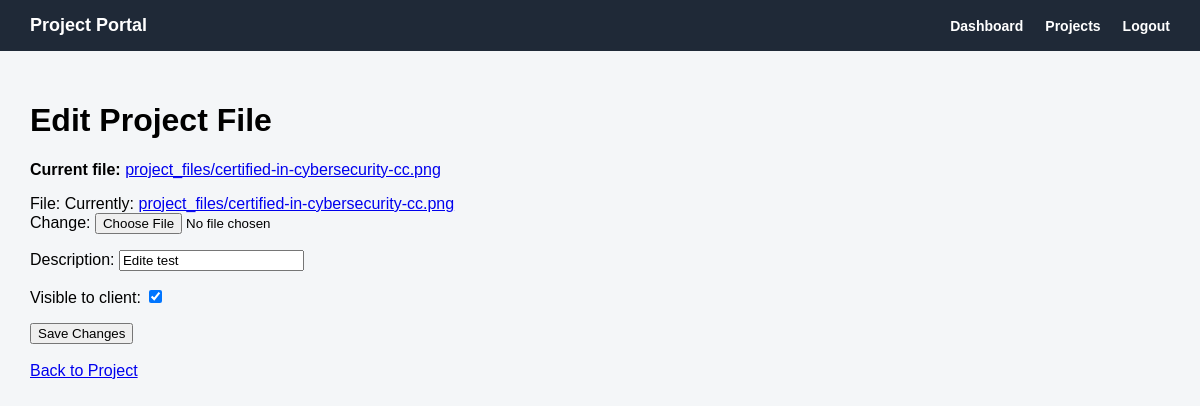
Screenshot of /projects/files/8/edit/ (signed in) with the database file from the repository.
### projects/models.py (models this page shows, shortened)
class ProjectFile(models.Model):
    project = models.ForeignKey(
        Project,
        on_delete=models.CASCADE,
        related_name='files'
    )
    uploaded_by = models.ForeignKey(
        'accounts.User',
        on_delete=models.SET_NULL,
        null=True,
        blank=True,
        related_name='uploaded_project_files'
    )
    file = models.FileField(upload_to='project_files/')
    description = models.CharField(max_length=200, blank=True, null=True)
    visible_to_client = models.BooleanField(default=False)
    uploaded_at = models.DateTimeField(auto_now_add=True)

### projects/views.py (the view)
# urls.py: path('files/<int:pk>/edit/', project_file_edit_view, name='project_file_edit'),
@login_required
def project_file_edit_view(request, pk):
    project_file = get_object_or_404(
        ProjectFile,
        pk=pk,
        uploaded_by=request.user
    )
    project_pk = project_file.project.pk
    if request.method == 'POST':
        form = ProjectFileForm(request.POST, request.FILES, instance=project_file)
        if form.is_valid():
            form.save()
            return redirect('projects:project_detail', pk=project_pk)
    else:
        form = ProjectFileForm(instance=project_file)
    return render(request, 'projects/project_file_edit.html', {
        'form': form,
        'project_file': project_file,
    })

### projects/forms.py
class ProjectFileForm(forms.ModelForm):
    class Meta:
        model = ProjectFile
        fields = ['file', 'description', 'visible_to_client']

### templates/projects/project_file_edit.html (shortened to what this page needs)
{% extends 'base.html' %}
{% block content %}
    <h1>Edit Project File</h1>
    <p>
        <strong>Current file:</strong>
        <a href="{{ project_file.file.url }}" target="_blank">
            {{ project_file.file.name }}
        </a>
    </p>
    <form method="post" enctype="multipart/form-data">
        {{ form.as_p }}
        <button type="submit">Save Changes</button>
    </form>
    <br>
    <a href="{% url 'projects:project_detail' project_file.project.pk %}">
        Back to Project
    </a>
{% endblock %}

### templates/base.html (style rules this page uses)
body { margin: 0; font-family: Arial, sans-serif; background: #f4f6f8; }

### rows the page displays
ProjectFile: file.name "project_files/certified-in-cybersecurity-cc.png", description "Edite test", visible_to_client "☑"
